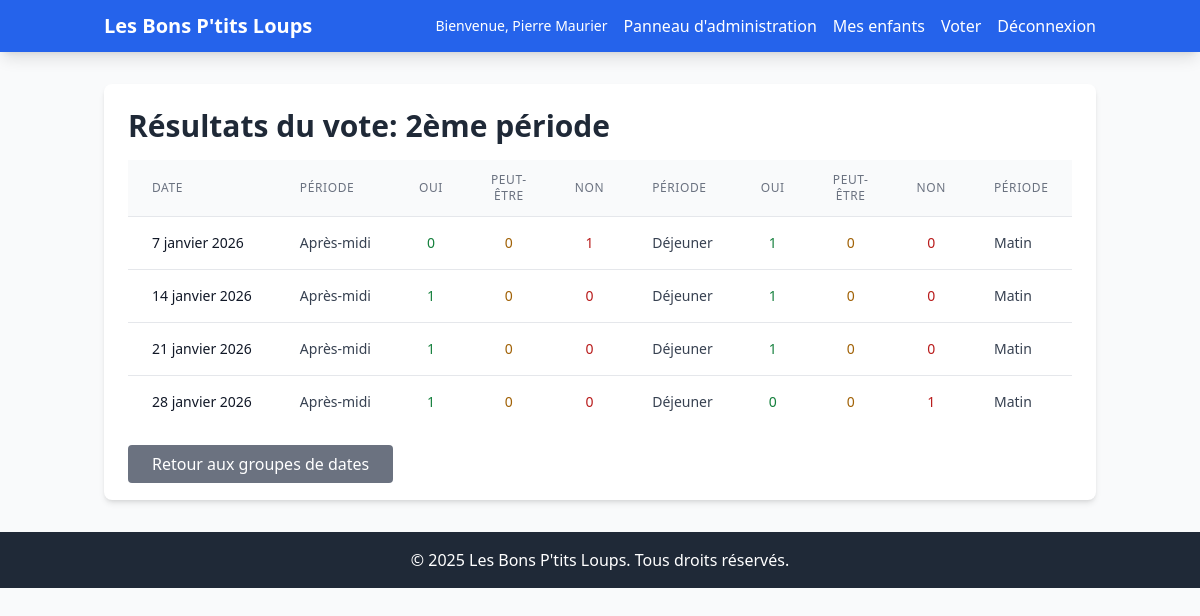
The app's page /voting/3/results/ (signed in) with its own data.
### accounts/models.py (models this page shows, shortened)
class CustomUser(AbstractUser):
    is_parent = models.BooleanField(default=False, verbose_name=_('Parent'))
    is_admin = models.BooleanField(default=False, verbose_name=_('Administrateur'))
    class Meta:
        verbose_name = _('Utilisateur')
        verbose_name_plural = _('Utilisateurs')

### voting/models.py (models this page shows, shortened)
class DateGroup(models.Model):
    STATUS_CHOICES = [
        ('active', _('Actif')),
        ('closed', _('Fermé')),
    ]
    title = models.CharField(max_length=200, verbose_name=_('Titre'))
    description = models.TextField(blank=True, null=True, verbose_name=_('Description'))
    created_by = models.ForeignKey(settings.AUTH_USER_MODEL, on_delete=models.CASCADE, related_name='created_date_groups', verbose_name=_('Créé par'))
    created_at = models.DateTimeField(auto_now_add=True, verbose_name=_('Date de création'))
    is_active = models.BooleanField(default=True, verbose_name=_('Actif'))
    status = models.CharField(max_length=10, choices=STATUS_CHOICES, default='active', verbose_name=_('Statut'))
    class Meta:
        verbose_name = _('Groupe de dates')
        verbose_name_plural = _('Groupes de dates')
        ordering = ['-created_at']
    def get_vote_statistics(self):
        stats = []
        for option in self.date_options.all():
            for time_slot in option.time_slots.all():
                yes_votes = time_slot.votes.filter(choice='yes').select_related('child')
                no_votes = time_slot.votes.filter(choice='no').select_related('child')
                maybe_votes = time_slot.votes.filter(choice='maybe').select_related('child')
                yes_count = yes_votes.count()
                no_count = no_votes.count()
                maybe_count = maybe_votes.count()
                total = yes_count + no_count + maybe_count
                stats.append({
                    'option': option,
                    'time_slot': time_slot,
                    'yes': yes_count,
                    'no': no_count,
                    'maybe': maybe_count,
                    'total': total,
                    'yes_percent': (yes_count / total * 100) if total > 0 else 0,
                    'no_percent': (no_count / total * 100) if total > 0 else 0,
                    'maybe_percent': (maybe_count / total * 100) if total > 0 else 0,
                    'yes_children': [vote.child.name for vote in yes_votes],
                    'no_children': [vote.child.name for vote in no_votes],
                    'maybe_children': [vote.child.name for vote in maybe_votes],
                })
        return stats

class DateOption(models.Model):
    date_group = models.ForeignKey(DateGroup, on_delete=models.CASCADE, related_name='date_options', verbose_name=_('Groupe de dates'))
    date = models.DateField(verbose_name=_('Date'))
    class Meta:
        verbose_name = _('Option de date')
        verbose_name_plural = _('Options de dates')
        ordering = ['date']

class TimeSlot(models.Model):
    PERIOD_CHOICES = [
        ('morning', _('Matin')),
        ('lunch', _('Déjeuner')),
        ('afternoon', _('Après-midi')),
    ]
    date_option = models.ForeignKey(DateOption, on_delete=models.CASCADE, related_name='time_slots', verbose_name=_('Option de date'))
    period = models.CharField(max_length=10, choices=PERIOD_CHOICES, verbose_name=_('Période'))
    class Meta:
        verbose_name = _('Créneau horaire')
        verbose_name_plural = _('Créneaux horaires')
        unique_together = [['date_option', 'period']]
        ordering = ['date_option', 'period']

### voting/views.py (the view)
# urls.py: path('<int:group_id>/results/', views.results_view, name='results'),
@login_required
def results_view(request, group_id):
    date_group = get_object_or_404(DateGroup, pk=group_id)
    statistics = date_group.get_vote_statistics()
    context = {
        'date_group': date_group,
        'statistics': statistics,
    }
    return render(request, 'voting/results.html', context)

### voting/templates/voting/results.html (shortened to what this page needs)
{% extends 'base.html' %}
{% load i18n %}
{% block content %}
<div class="bg-white rounded-lg shadow-md p-6">
    <h1 class="text-3xl font-bold text-gray-800 mb-4">{% trans "Résultats du vote" %}: {{ date_group.title }}</h1>
    {% if statistics %}
        <div class="overflow-x-auto">
            <table class="min-w-full divide-y divide-gray-200">
                <thead class="bg-gray-50">
                    <tr>
                        <th class="px-6 py-3 text-left text-xs font-medium text-gray-500 uppercase tracking-wider">{% trans "Date" %}</th>
                        <th class="px-6 py-3 text-left text-xs font-medium text-gray-500 uppercase tracking-wider">{% trans "Période" %}</th>
                        <th class="px-6 py-3 text-center text-xs font-medium text-gray-500 uppercase tracking-wider">{% trans "Oui" %}</th>
                        <th class="px-6 py-3 text-center text-xs font-medium text-gray-500 uppercase tracking-wider">{% trans "Peut-être" %}</th>
                        <th class="px-6 py-3 text-center text-xs font-medium text-gray-500 uppercase tracking-wider">{% trans "Non" %}</th>
                        <th class="px-6 py-3 text-left text-xs font-medium text-gray-500 uppercase tracking-wider">{% trans "Période" %}</th>
                        <th class="px-6 py-3 text-center text-xs font-medium text-gray-500 uppercase tracking-wider">{% trans "Oui" %}</th>
                        <th class="px-6 py-3 text-center text-xs font-medium text-gray-500 uppercase tracking-wider">{% trans "Peut-être" %}</th>
                        <th class="px-6 py-3 text-center text-xs font-medium text-gray-500 uppercase tracking-wider">{% trans "Non" %}</th>
                        <th class="px-6 py-3 text-left text-xs font-medium text-gray-500 uppercase tracking-wider">{% trans "Période" %}</th>
                    </tr>
                </thead>
                <tbody class="bg-white divide-y divide-gray-200">
                    {% regroup statistics by option as date_stats %}
                    {% for date_option in date_stats %}
                        <tr class="hover:bg-gray-50">
                            {% for stat in date_option.list %}
                                {% if forloop.first %}
                                <td class="px-6 py-4 whitespace-nowrap text-sm font-medium text-gray-900">
                                    {{ stat.option.date|date }}
                                </td>
                                {% endif %}
                                <td class="px-6 py-4 whitespace-nowrap text-sm text-gray-700">
                                    {{ stat.time_slot.get_period_display }}
                                </td>
                                <td class="px-6 py-4 whitespace-nowrap text-center" title="{{ stat.yes_children|join:', ' }}">
                                    <div class="flex flex-col items-center">
                                        <span class="text-sm font-medium text-green-700">{{ stat.yes }}</span>
                                    </div>
                                </td>
                                <td class="px-6 py-4 whitespace-nowrap text-center" title="{{ stat.maybe_children|join:', ' }}">
                                    <div class="flex flex-col items-center">
                                        <span class="text-sm font-medium text-yellow-700">{{ stat.maybe }}</span>
                                    </div>
                                </td>
                                <td class="px-6 py-4 whitespace-nowrap text-center" title="{{ stat.no_children|join:', ' }}">
                                    <div class="flex flex-col items-center">
                                        <span class="text-sm font-medium text-red-700">{{ stat.no }}</span>
                                    </div>
                                </td>
                            {% endfor %}
                        </tr>
                    {% endfor %}
                </tbody>
            </table>
        </div>
    {% else %}
        <div class="text-center py-12">
            <p class="text-gray-600 text-lg">{% trans "Aucun vote n'a encore été exprimé pour ce groupe de dates." %}</p>
        </div>
    {% endif %}
    <div class="mt-6">
        <a href="{% url 'voting:list' %}" class="bg-gray-500 text-white px-6 py-2 rounded hover:bg-gray-600 transition duration-200">
            {% trans "Retour aux groupes de dates" %}
        </a>
    </div>
</div>
{% endblock %}

### templates/base.html (shortened to what this page needs)
{% load i18n %}
<!DOCTYPE html>
<html lang="fr">
<head>
    <script src="https://cdn.tailwindcss.com"></script>
</head>
<body class="bg-gray-50 min-h-screen">
    <nav class="bg-blue-600 text-white shadow-lg">
        <div class="container mx-auto px-4 py-3">
            <div class="flex justify-between items-center">
                <a href="{% url 'home' %}" class="text-xl font-bold">{% trans "Les Bons P'tits Loups" %}</a>
                <div class="flex items-center space-x-4">
                    {% if user.is_authenticated %}
                        <span class="text-sm">{% blocktrans with first=user.first_name last=user.last_name %}Bienvenue, {{ first }} {{ last }}{% endblocktrans %}</span>
                        {% if user.is_admin %}
                            <a href="{% url 'admin_panel:dashboard' %}" class="hover:text-blue-200">{% trans "Panneau d'administration" %}</a>
                        {% endif %}
                        {% if user.is_parent or user.is_admin %}
                            <a href="{% url 'children:dashboard' %}" class="hover:text-blue-200">{% trans "Mes enfants" %}</a>
                            <a href="{% url 'voting:list' %}" class="hover:text-blue-200">{% trans "Voter" %}</a>
                        {% endif %}
                        <a href="{% url 'accounts:logout' %}" class="hover:text-blue-200">{% trans "Déconnexion" %}</a>
                    {% else %}
                        <a href="{% url 'accounts:login' %}" class="hover:text-blue-200">{% trans "Connexion" %}</a>
                        <a href="{% url 'accounts:register' %}" class="hover:text-blue-200">{% trans "Inscription" %}</a>
                    {% endif %}
                </div>
            </div>
        </div>
    </nav>
    <main class="container mx-auto px-4 py-8">
        {% block content %}
        {% endblock %}
    </main>
    <footer class="bg-gray-800 text-white mt-auto py-4">
        <div class="container mx-auto px-4 text-center">
            <p>&copy; 2025 {% trans "Les Bons P'tits Loups" %}. {% trans "Tous droits réservés." %}</p>
        </div>
    </footer>
</body>
</html>

### records on screen
DateGroup: title "2ème période"
DateOption: option "7 janvier 2026", time_slot.period "Après-midi", yes "0", maybe "0", no "1", time_slot.period "Déjeuner", yes "1", no "0", time_slot.period "Matin"
DateOption: option "14 janvier 2026", time_slot.period "Après-midi", yes "1", maybe "0", no "0", time_slot.period "Déjeuner", time_slot.period "Matin"
DateOption: option "21 janvier 2026", time_slot.period "Après-midi", yes "1", maybe "0", no "0", time_slot.period "Déjeuner", time_slot.period "Matin"
DateOption: option "28 janvier 2026", time_slot.period "Après-midi", yes "1", maybe "0", no "0", time_slot.period "Déjeuner", yes "0", no "1", time_slot.period "Matin"
